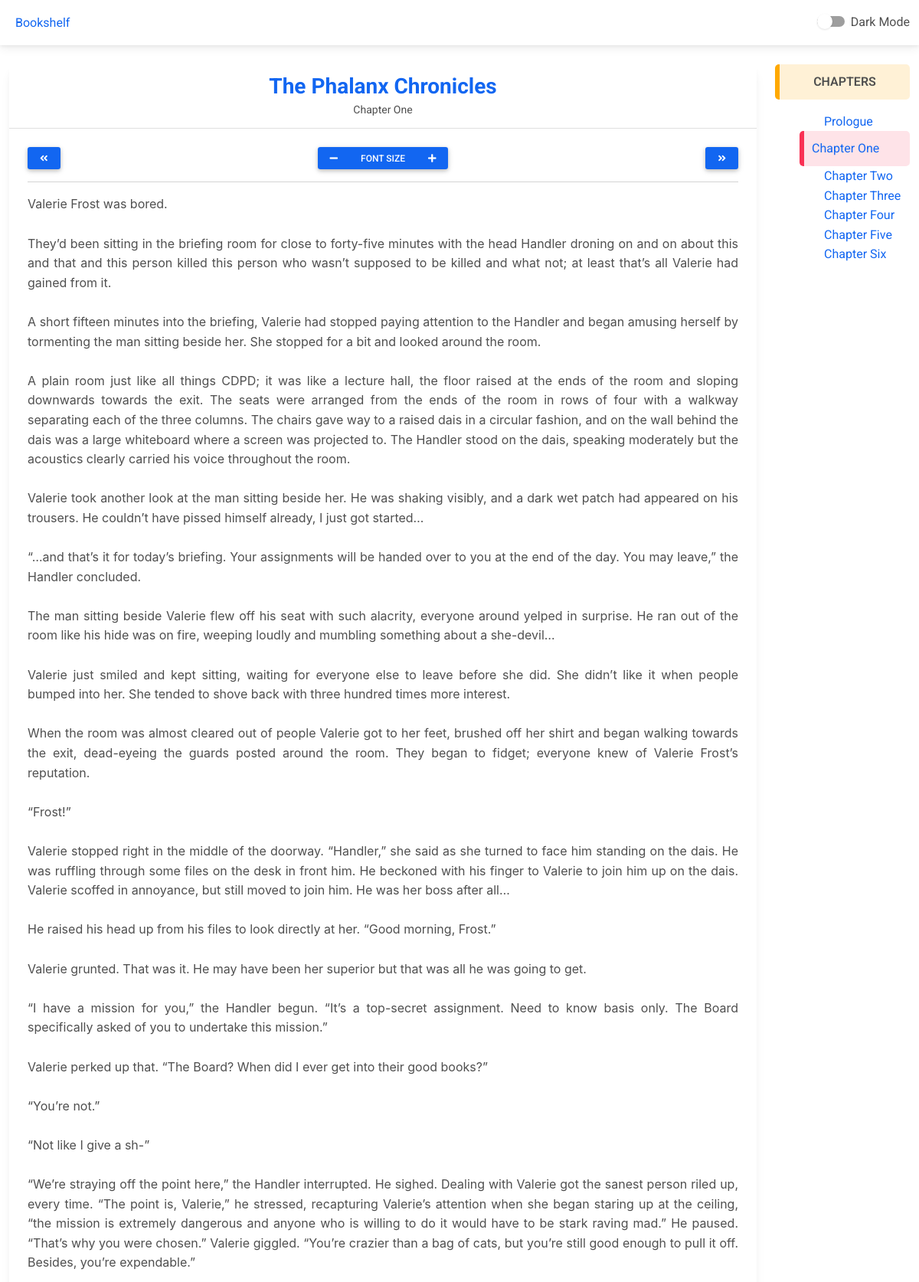
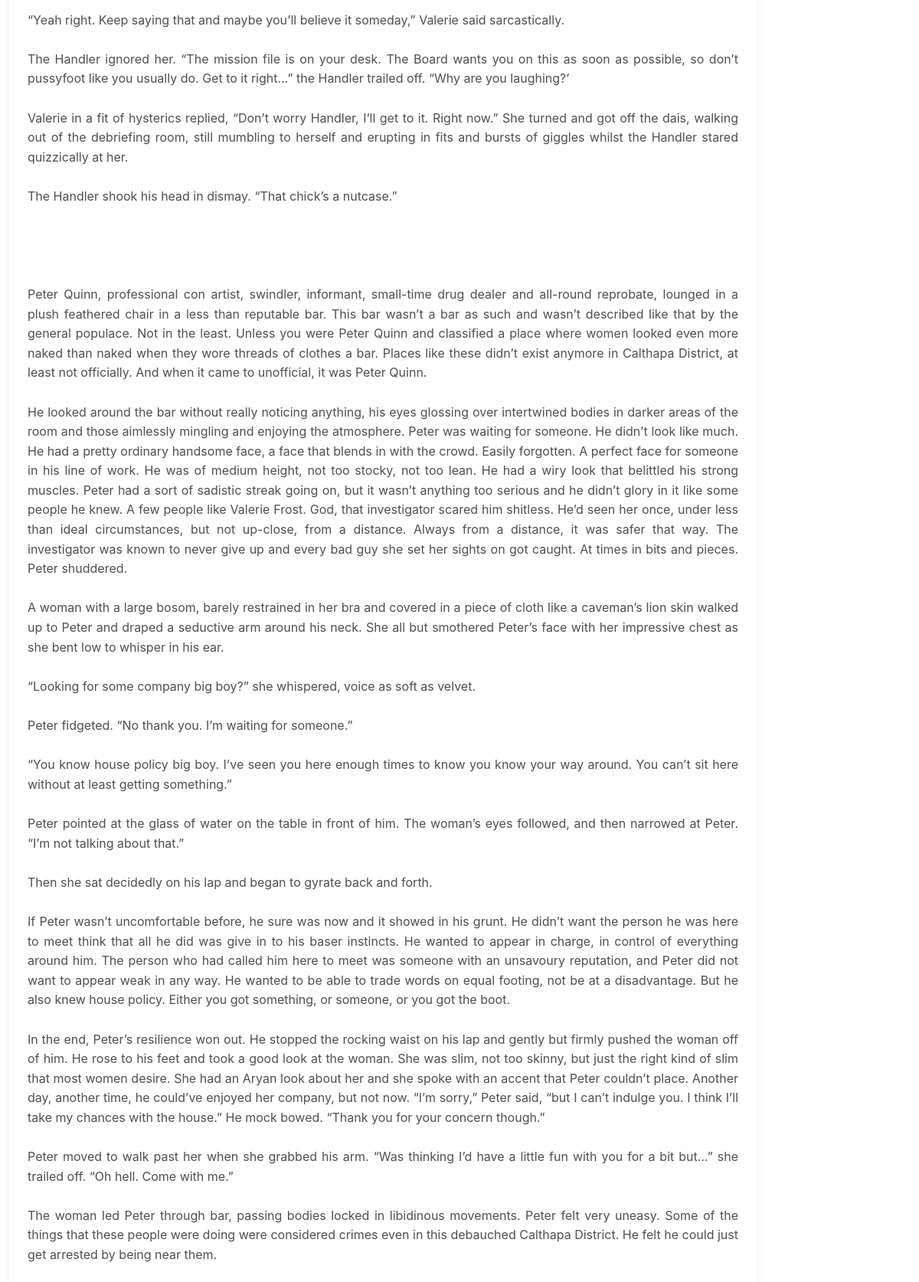
The page /read/2/4/ (upper part) on the database its author committed (2 pictures, top to bottom).
### books/models.py (models this page shows, shortened)
class Chapter(models.Model):
	book_fk = models.ForeignKey(Book, on_delete=models.CASCADE)
	title = models.CharField(max_length=150)
	content = models.TextField()
	class Meta:
		verbose_name = 'Book Chapter'
		verbose_name_plural = 'Book Chapters'

class Book(models.Model):
	name = models.CharField(max_length=150)
	blurb = models.TextField(max_length=500)
	cover_image = models.ImageField(upload_to='cover_images')
	def get_chapters(self):
		return Chapter.objects.filter(book_fk=self)
	class Meta:
		verbose_name = 'Book'
		verbose_name_plural = 'Books'

### reader/views.py (the view)
# urls.py: path('read/<int:book_id>/<int:chapter_id>/', read_chapter, name='reader_chapter'),
def read_chapter(request, book_id, chapter_id):
	context = dict(
		chapter = Chapter.objects.get(id=chapter_id, book_fk__id=book_id),
		comments = Comment.objects.filter(chapter_fk__id=chapter_id)
	)
	book_chapters = Chapter.objects.filter(book_fk__id=book_id).order_by('pk')
	chapter_list = list(book_chapters)
	if book_chapters.first() != context['chapter']:
		context.update(
			previous_chapter = chapter_list[chapter_list.index(context['chapter'])-1]
		)
	if book_chapters.last() != context['chapter']:
		context.update(
			next_chapter = chapter_list[chapter_list.index(context['chapter'])+1]
		)
	return render(request, 'reader/read.html', context)

### reader/templates/reader/read.html (shortened to what this page needs)
{% extends 'shelf/index.html' %}
{% load static %}
{% block container %}
<div class="container-fluid ">
	<div class="row mb-3">
		<div class="col-md-10 col-sm-12 main">
			<div class="card">
				<div class="card-header text-center py-12">
					<h3 class="mb-0 fw-bold">
						<a href="{% url 'reader_index' chapter.book_fk.id %}">{{chapter.book_fk.name}}</a>
					</h3>
					<small>{{chapter.title}}</small>
				</div>
				<div class="card-body">
					<div class="row">
						<div class="col-2" style="text-align: left;">
							{% if previous_chapter %}
							<a class="btn btn-primary btn-sm"
								href="{% url 'reader_chapter' previous_chapter.book_fk.id previous_chapter.id %}">
								<i class="fas fa-angle-double-left"></i>
							</a>
							{% endif %}
						</div>
						<div class="col-8" style="text-align: center;">
							<div class="btn-group" role="group" aria-label="Basic example">
								<button type="button" class="btn btn-primary btn-sm" id="Decrease">
									<i class="fas fa-minus"></i>
								</button>
								<button type="button" class="btn btn-primary btn-sm" id="Default">Font Size</button>
								<button type="button" class="btn btn-primary btn-sm" id="Increase">
									<i class="fas fa-plus"></i>
								</button>
							</div>
						</div>
						<div class="col-2" style="text-align: right;">
							{% if next_chapter %}
							<a class="btn btn-primary btn-sm"
								href="{% url 'reader_chapter' next_chapter.book_fk.id next_chapter.id %}">
								<i class="fas fa-angle-double-right"></i>
							</a>
							{% endif %}
						</div>
					</div>
					<hr>
					<p id="chapter_content">{{chapter.content|linebreaksbr}}</p>
				</div>
			</div>
		</div>
		<div class="col-md-2">
			<p class="text-center note note-warning"><strong>CHAPTERS</strong></p>
			<ul id="chapterList">
				{% for chptr in chapter.book_fk.get_chapters %}
				<ol class="
				{% if chptr.id == chapter.id %}
					note note-danger
				{% endif %}
					">
					<a href="{% url 'reader_chapter' chptr.book_fk.id chptr.id %}">
						{{chptr.title}}
					</a>
				</ol>
				{% endfor %}
			</ul>
		</div>
	</div>
</div>
{% endblock container %}

### reader/templates/reader/read.html (style rules this page uses)
#chapter_content { font-family: -apple-system, BlinkMacSystemFont, 'Segoe UI', Roboto, Oxygen, Ubuntu, Cantarell, 'Open Sans', 'Helvetica Neue', sans-serif; font-size: 1em; text-align: justify; }

### rows shown on the page
Chapter: book_fk.name "The Phalanx Chronicles", title "Chapter One", content "Valerie Frost was bored. They’d been sitting in the briefing room for close to forty-five minutes with the head Handler droning on and on about this and that and this person killed this person who wasn’t supposed to be killed and what not; at least that’s all Valerie had gained from it. A short fifteen minutes into the briefing, Valerie had stopped paying attention to the Handler and began amusing herself by tormenting the man sitting beside her. She stopped for a bit and looked around the room. A plain room just like all things CDPD; it was like a lecture hall, the floor raised at the ends of the room and sloping downwards towards the exit. The seats were arranged from the ends of the room…"
Chapter: title "Prologue"
Chapter: title "Chapter Two"
Chapter: title "Chapter Three"
Chapter: title "Chapter Four"
Chapter: title "Chapter Five"
Chapter: title "Chapter Six"
